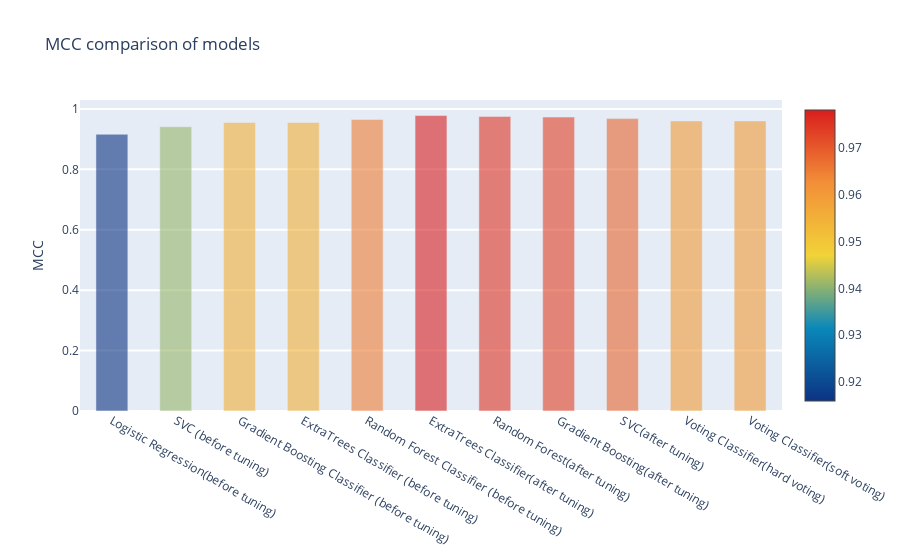

Write notebook code for a chart like this one.
### Code cell
import re
import sklearn

import seaborn as sns
%matplotlib inline

import plotly.offline as py
py.init_notebook_mode(connected=True)
import plotly.graph_objs as go
import plotly.tools as tls


y = performance_comp['MCC'].values
x = MODEL
data = [go.Bar(
            x= x,
             y= y,
            width = 0.5,
            marker=dict(
               color =  performance_comp['MCC'].values,
            colorscale='Portland',
            showscale=True,
            reversescale = False
            ),
            opacity=0.6
        )]

layout= go.Layout(
    autosize= True,
    title= 'MCC comparison of models',
    hovermode= 'closest',

    yaxis=dict(
        title= 'MCC',
        ticklen= 5,
        gridwidth= 2
    ),
    showlegend= False
)
fig = go.Figure(data=data, layout=layout)
py.iplot(fig, filename='bar-direct-labels')

### Figure 1 — Plotly figure (JSON) as saved in the notebook; plotly's stock layout.template omitted (floating-point values rounded to 4 significant figures)
{"data": [{"marker": {"color": [0.916, 0.941, 0.955, 0.955, 0.965, 0.978, 0.975, 0.973, 0.968, 0.96, 0.96], "colorscale": [[0, "rgb(12,51,131)"], [0.25, "rgb(10,136,186)"], [0.5, "rgb(242,211,56)"], [0.75, "rgb(242,143,56)"], [1, "rgb(217,30,30)"]], "reversescale": false, "showscale": true}, "opacity": 0.6, "type": "bar", "width": 0.5, "x": ["Logistic Regression(before tuning)", "SVC (before tuning)", "Gradient Boosting Classifier (before tuning)", "ExtraTrees Classifier (before tuning)", "Random Forest Classifier (before tuning)", "ExtraTrees Classifier(after tuning)", "Random Forest(after tuning)", "Gradient Boosting(after tuning)", "SVC(after tuning)", "Voting Classifier(hard voting)", "Voting Classifier(soft voting)"], "y": [0.916, 0.941, 0.955, 0.955, 0.965, 0.978, 0.975, 0.973, 0.968, 0.96, 0.96]}], "layout": {"autosize": true, "hovermode": "closest", "showlegend": false, "title": {"text": "MCC comparison of models"}, "yaxis": {"gridwidth": 2, "ticklen": 5, "title": {"text": "MCC"}}}}
